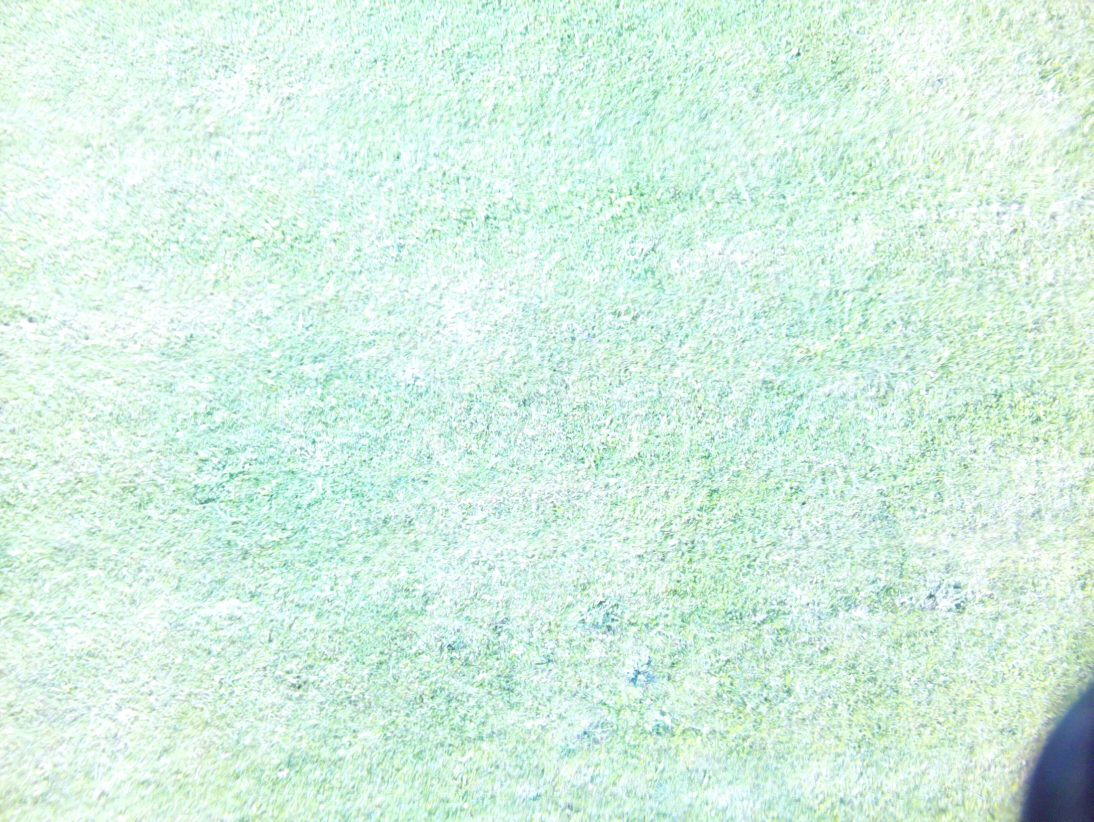
#> input picture assets/capture_0/img_0.jpg, 3280 x 2464 px, given in place of the camera (shown at 1/3 size)
$ python grass_detection.py
#> lines starting #> are read from the running program, lines starting #| are printed output that depends on the picture; after the words box and inside, x2 and y2 are one past the last pixel; in counts of white or black regions, pixels touching at a corner belong together
import numpy as np
import cv2

##FOR CAMERA
cap = cv2.VideoCapture(0)  # Open the default camera

while True:
    ret, frame = cap.read()  # Read a frame from the camera
#> frame is the input picture: shape (2464, 3280, 3); mean B, G, R 226.5, 241.1, 213.3
    width = int(cap.get(3))  # Get the width of the frame
    height = int(cap.get(4))  # Get the height of the frame
    if not ret:
        break

    # Process the frame (detect grass)
    hsv = cv2.cvtColor(frame, cv2.COLOR_BGR2HSV)
#> hsv: shape (2464, 3280, 3); mean H, S, V 74.4, 31.3, 241.5
    lower_green = np.array([35, 40, 40]) #Green color lower
    upper_green = np.array([85, 255, 255])#Green color upper

    mask = cv2.inRange(hsv, lower_green, upper_green) #Mask for the green color
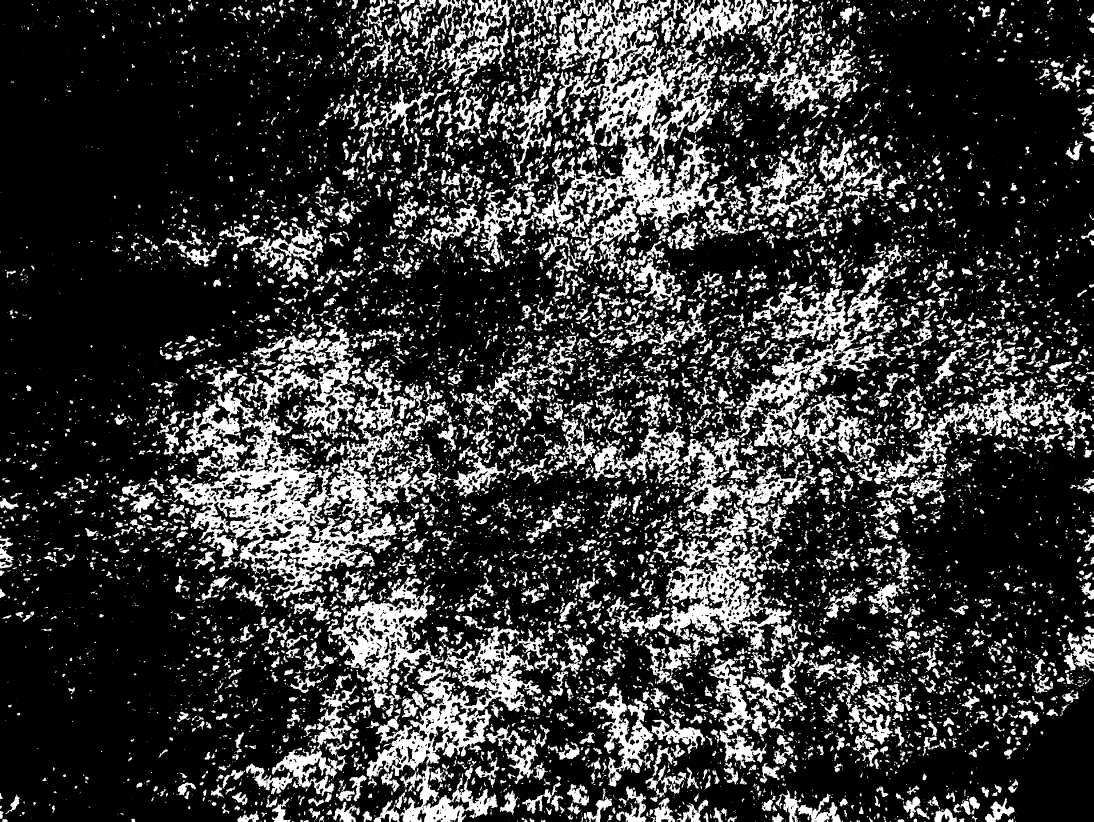
#> mask: shape (2464, 3280) (shown at 1/3 size); 22.5% white; 11582 white regions (6901 under 20 px), largest, box (x1, y1, x2, y2) and area: (522, 963, 1272, 1806) 196008, (1600, 0, 2182, 802) 142453, (1100, 1878, 1636, 2464) 82327
    #Invert the mask to get the non-green areas
    mask_inv = cv2.bitwise_not(mask)  #Invert the mask to get non-green areas
#> mask_inv: shape (2464, 3280); 77.5% white; 11582 black regions (6901 under 20 px)


    result = cv2.bitwise_and(frame, frame, mask=mask_inv) #Change mask depending on what you want to see
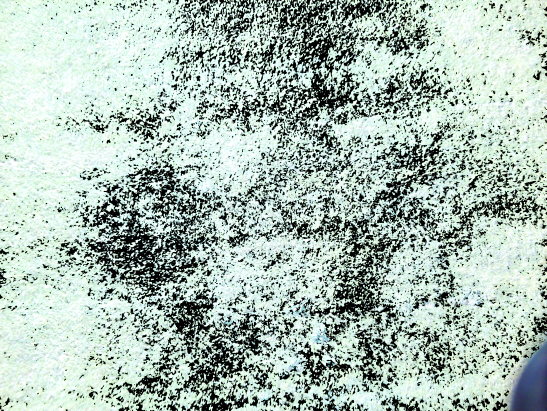
#> result: shape (2464, 3280, 3) (shown at 1/6 size); mean B, G, R 179.9, 189.1, 170.9

    #Draw circles around detected items in non-grass areas (items on grass)
    contours, _ = cv2.findContours(mask_inv, cv2.RETR_EXTERNAL, cv2.CHAIN_APPROX_SIMPLE)
#> contours = 944 contours, 687 with area under 20; largest, box (x1, y1, x2, y2) and area: (0, 0, 3280, 2464) 7668230, (1409, 1972, 1520, 2058) 3222, (1356, 70, 1454, 183) 2938, (2071, 0, 2160, 46) 1684, (2043, 494, 2105, 576) 1583
    for contour in contours:
        if cv2.contourArea(contour) > 500:  # Adjust this threshold based on object size
            (x, y), radius = cv2.minEnclosingCircle(contour)
            center = (int(x), int(y))
            radius = int(radius)
            cv2.circle(result, center, radius, (0, 255, 0), 2)
#> this loop made 944 passes
#> (x, y, radius, center) on passes 92, 133, 212, 218, 239, 320, 533, 705: (2411, 2443.5, 29, (2411, 2443)), (1375.8, 2413, 32, (1375, 2413)), (1322.5, 2215, 44, (1322, 2215)), (1413.8, 2186.1, 28, (1413, 2186)), (1372.5, 2141.5, 35, (1372, 2141)), (1465.5, 2016, 59, (1465, 2016)), (2073, 534.5, 42, (2073, 534)), (1405, 189.5, 29, (1405, 189))

    #Create an empty image to display results
    image = np.zeros(frame.shape, np.uint8)  # Create an empty image to display results
    smaller_original = cv2.resize(frame, (0, 0), fx=0.5, fy=0.5)  # Resize the original frame to half its size
    smaller_hsv = cv2.resize(hsv, (0, 0), fx=0.5, fy=0.5)  # Resize the HSV frame to half its size
#> smaller_hsv: shape (1232, 1640, 3); mean H, S, V 74.5, 31.4, 241.6
    smaller_mask = cv2.resize(mask, (0, 0), fx=0.5, fy=0.5)  # Resize the mask to half its size
    smaller_mask_3ch = cv2.cvtColor(smaller_mask, cv2.COLOR_GRAY2BGR)  # Convert mask to 3-channel for display
    smaller_result = cv2.resize(result, (0, 0), fx=0.5, fy=0.5)  # Resize the result frame to half its size
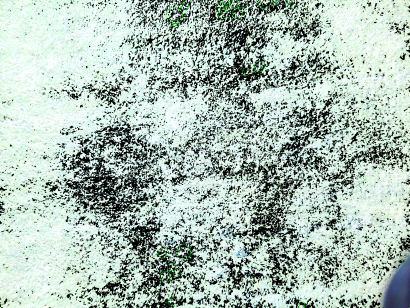
#> smaller_result: shape (1232, 1640, 3) (shown at 1/4 size); mean B, G, R 179.9, 189.5, 170.9

    #Combine the resized images into one
    image[:height//2, :width//2] = smaller_original  # Place the original frame in the top-left corner
    image[height//2:, :width//2] = smaller_mask_3ch  # Place the mask in the bottom-left corner
    image[:height//2, width//2:] = smaller_hsv  # Place the HSV frame in the top-right corner
    image[height//2:, width//2:] = smaller_result  # Place the result frame in the bottom-right corner
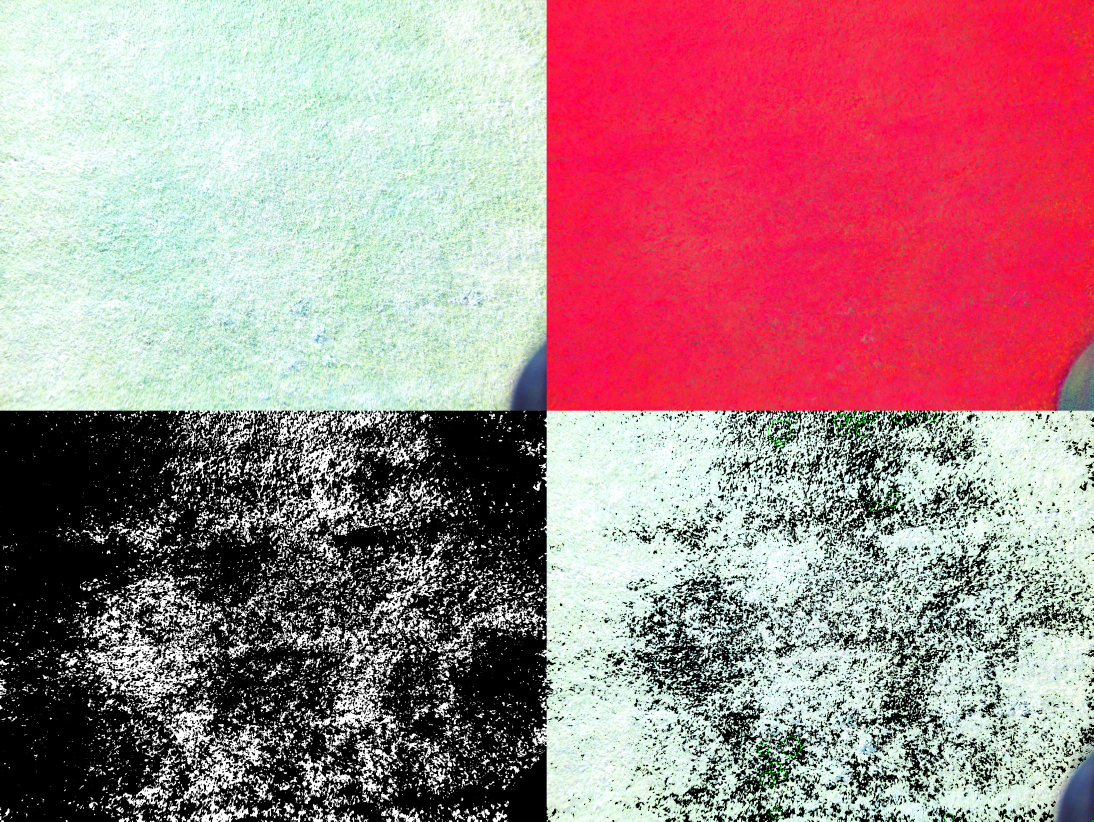
#> image: shape (2464, 3280, 3) (shown at 1/3 size); mean B, G, R 134.6, 129.8, 170.8

    #Text annotations for each section
    image = cv2.putText(image, 'Mask', (10, height // 2 + 30), cv2.FONT_HERSHEY_SIMPLEX, 1, (255, 255, 255), 2, cv2.LINE_AA)  # Add text to the image
    image = cv2.putText(image, 'Original', (10, 30), cv2.FONT_HERSHEY_SIMPLEX, 1, (0, 0, 0), 2, cv2.LINE_AA)  # Add text to the image
    image = cv2.putText(image, 'HSV', (width // 2 + 10, 30), cv2.FONT_HERSHEY_SIMPLEX, 1, (255, 255, 255), 2, cv2.LINE_AA)  # Add text to the image
    image = cv2.putText(image, 'Result', (width // 2 + 10, height // 2 + 30), cv2.FONT_HERSHEY_SIMPLEX, 1, (255, 255, 255), 2, cv2.LINE_AA)  # Add text to the image

    cv2.imshow("Combined", image)  # Show the combined image
    # Exit if 'q' is pressed
    if cv2.waitKey(1) & 0xFF == ord('q'):
#> (key q is pressed here)
        break

cap.release()
cv2.destroyAllWindows()

$ run again, on assets/capture_0/img_1.jpg
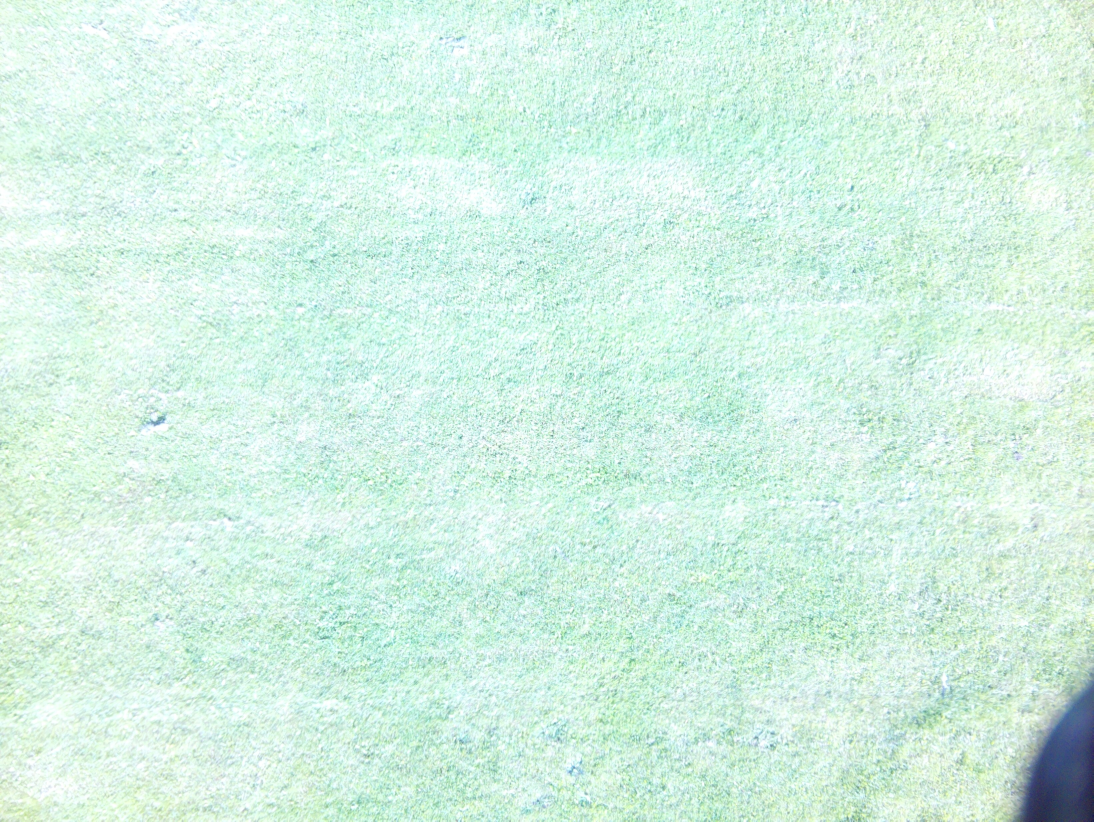
#> input picture assets/capture_0/img_1.jpg, 3280 x 2464 px, given in place of the camera (shown at 1/3 size)
#> frame is the input picture: shape (2464, 3280, 3); mean B, G, R 228.4, 241.8, 212.9
#> hsv: shape (2464, 3280, 3); mean H, S, V 76.1, 31.9, 242.2
#> `mask = cv2.inRange(hsv, lower_green, upper_green)`:
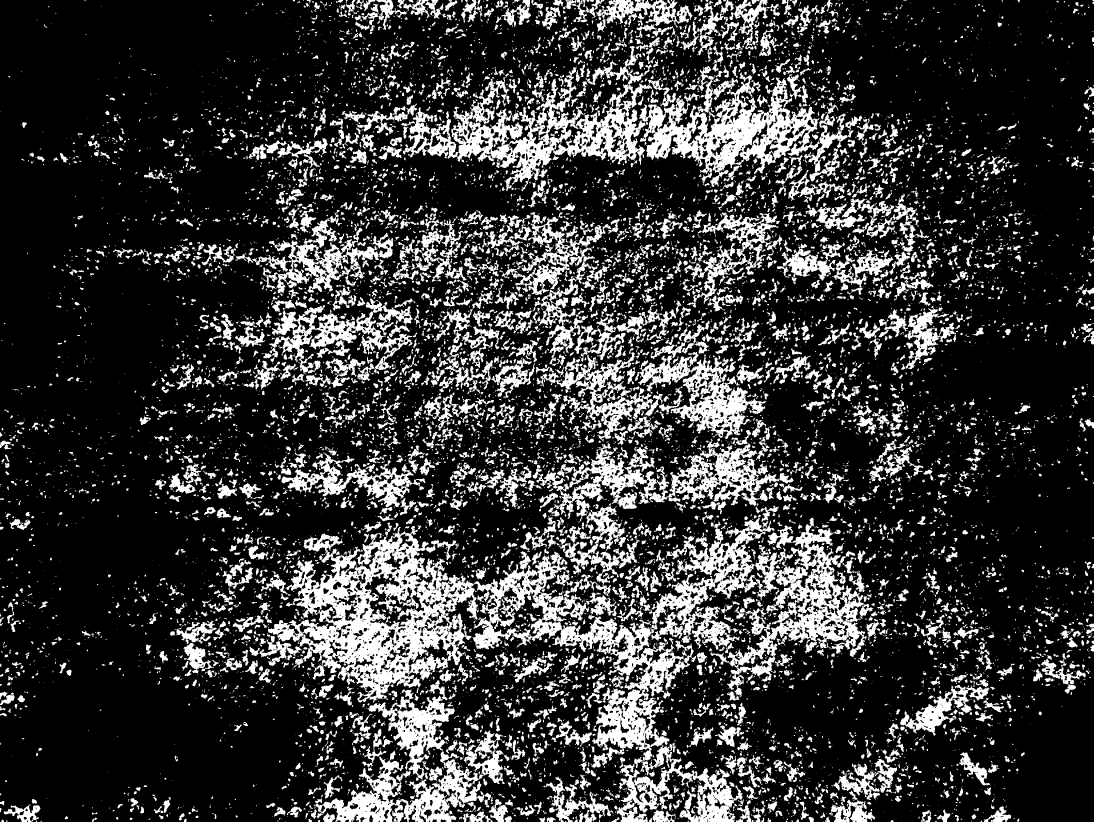
#> mask: shape (2464, 3280) (shown at 1/3 size); 21.6% white; 13857 white regions (8942 under 20 px), largest, box (x1, y1, x2, y2) and area: (803, 1544, 2621, 2464) 364459, (1208, 138, 1956, 574) 81872, (1917, 198, 2587, 561) 78642
#> mask_inv: shape (2464, 3280); 78.4% white; 13857 black regions (8942 under 20 px)
#> contours = 617 contours, 503 with area under 20; largest, box (x1, y1, x2, y2) and area: (0, 0, 3280, 2464) 7892860, (1868, 2312, 2118, 2464) 11717, (1419, 2250, 1479, 2292) 1102, (2222, 0, 2283, 44) 836, (1904, 2355, 1956, 2409) 735
#> the loop `for contour in contours:` made 617 passes
#> (x, y, radius, center) on passes 232, 305, 326, 377, 408, 593, 617: (1210.5, 2433.8, 31, (1210, 2433)), (1975.4, 2384.2, 27, (1975, 2384)), (1927.5, 2379.5, 33, (1927, 2379)), (1992.5, 2390.5, 130, (1992, 2390)), (1448, 2272.5, 33, (1448, 2272)), (2254.7, 21.14, 33, (2254, 21)), (1639.5, 1231.5, 2050, (1639, 1231))
#> smaller_hsv: shape (1232, 1640, 3); mean H, S, V 76.2, 32, 242.3
#> `image[height//2:, width//2:] = smaller_result`:
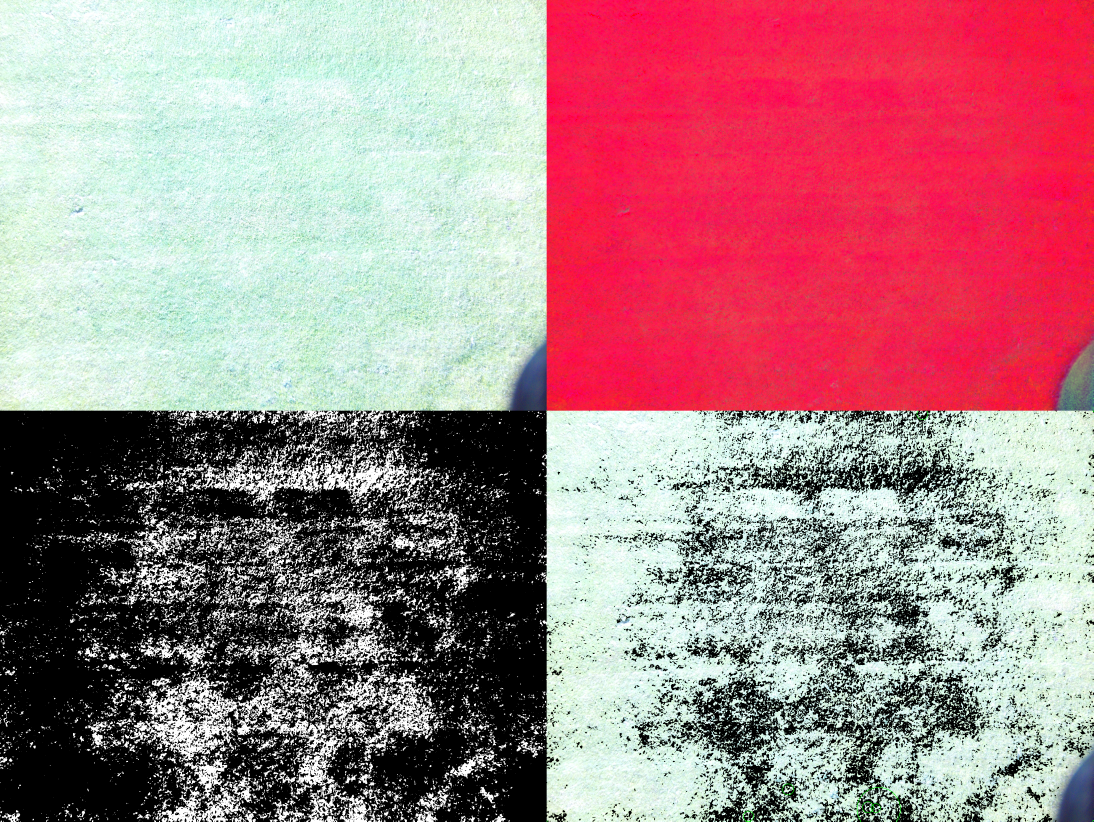
#> image: shape (2464, 3280, 3) (shown at 1/3 size); mean B, G, R 135.5, 130.1, 170.5
